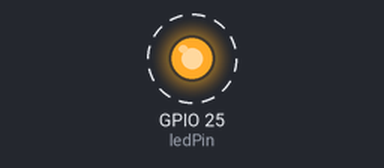
A sketch run on a simulated ESP32. On the bench: output pins drawn as LEDs (lit = HIGH). Dashed ring = blinking.

Above: at 0.2 s.
Timing chart, 0 to 3.0 s (numbered marks = the images above):
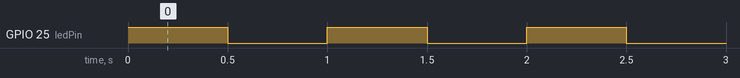

Measured:
- by itself, GPIO 25 (ledPin): alternates HIGH for 0.50 s and LOW for 0.50 s

The sketch:

internal_led_flash.ino
```cpp
const int ledPin = 25; // Wbudowana dioda LED na Raspberry Pi Pico

void setup()
{
  pinMode(ledPin, OUTPUT);
}

void loop()
{
  digitalWrite(ledPin, HIGH); // Włącz diodę
  delay(500);                 // Poczekaj 0.5 sekundy
  digitalWrite(ledPin, LOW);  // Wyłącz diodę
  delay(500);                 // Poczekaj 0.5 sekundy
}
```
